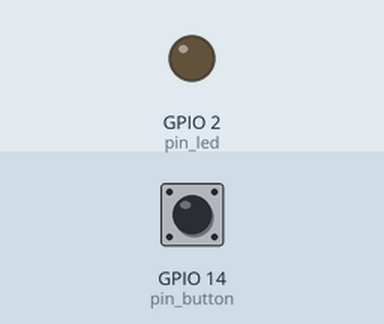
This program was run on a simulated ESP32 board running MicroPython. Shown: output pins drawn as LEDs (lit = HIGH). The test bench sets the inputs (shaded band); at power-on: GPIO 14 (pin_button) LOW.

Above: at 1.2 s.
1.3 s: GPIO 14 (pin_button) pulled HIGH for 0.15 s
At 1.9 s:
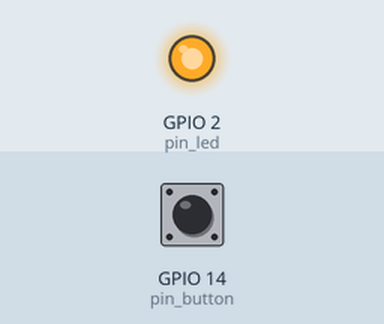
2.9 s: GPIO 14 (pin_button) pulled HIGH for 1 s
At 4.3 s:
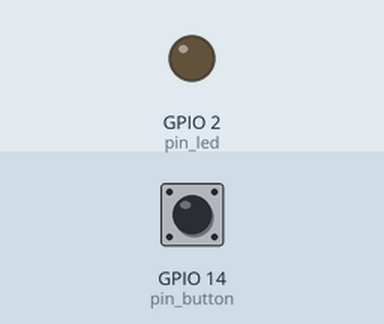
5.4 s: GPIO 14 (pin_button) pulled HIGH for 3.2 s
At 6.2 s:
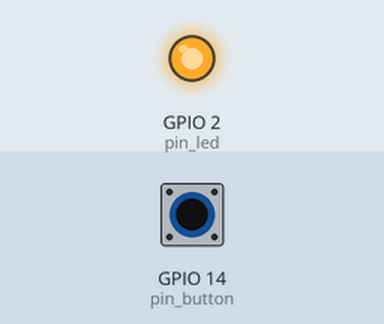
Timing chart, 0 to 8.4 s (numbered marks = the images above; inputs shaded):
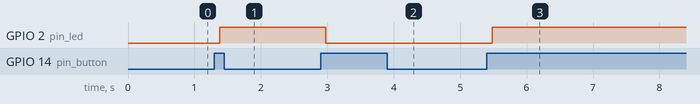

The program:

____.py
```python
'''
该程序作用是使用按键实现开关灯效果
在线文档：https://docs.geeksman.com/esp32/MicroPython/08.esp32-micropython-button.html
'''
import time
from machine import Pin


# 定义按键输入引脚
pin_button = Pin(14, Pin.IN, Pin.PULL_DOWN)

# 定义 LED 输出引脚
pin_led = Pin(2, Pin.OUT)

# 记录LED是否被修改过的状态
status = 0

while True:
    if pin_button.value() == 1:
        # 按键消抖
        time.sleep_ms(80)

        # 延时结束后，继续判断状态
        if pin_button.value() == 1 and status == 0:
            pin_led.value(not pin_led.value())
            status = 1
        elif pin_button.value() == 0:
            status = 0


        
```

Measured:
- after the input at 1.3 s, GPIO 2 (pin_led): LOW → HIGH after 0.08 s
- after the input at 2.9 s, GPIO 2 (pin_led): HIGH → LOW after 0.08 s
- after the input at 5.4 s, GPIO 2 (pin_led): LOW → HIGH after 0.08 s
